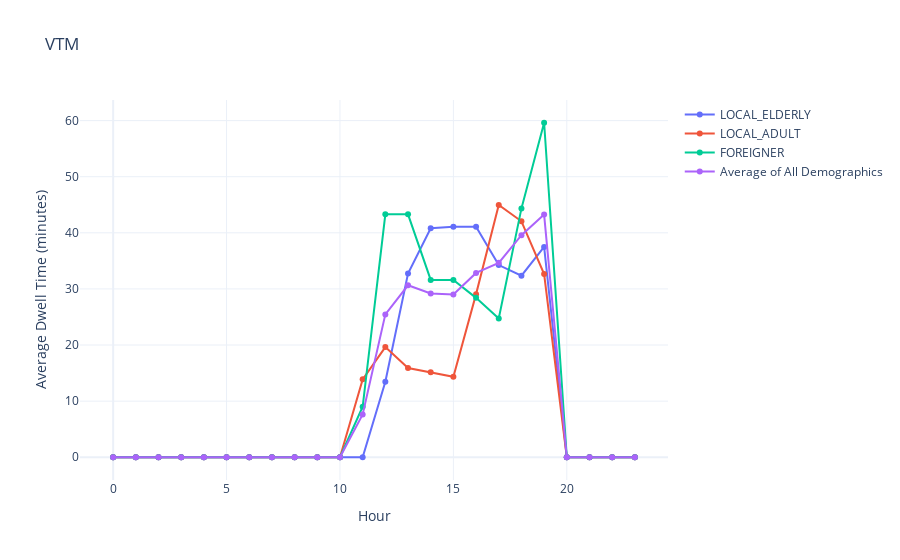

Notebook source saved alongside this figure:
### Markdown cell above
## VTM

### Code cell
import pandas as pd
import plotly.graph_objects as go

file_path = 'STREAMLINED_VTM_RERUN.xlsx'
xls = pd.ExcelFile(file_path)

avg_dwell_times = pd.DataFrame()

day_data = pd.read_excel(xls, sheet_name='Day 1')
day_data = day_data.drop(columns=[col for col in day_data.columns if "Unnamed" in col])
day_data['LOCAL_ELDERLY'] = day_data['LOCAL_ELDERLY']/60
day_data['LOCAL_ADULT'] = day_data['LOCAL_ADULT']/60
day_data['FOREIGNER'] = day_data['FOREIGNER']/60
day_data['Average of All Demographics'] = day_data['Average of All Demographics']/60
day_data_filtered_VTM = day_data[(day_data['Simulation Hour'] >= 0) & (day_data['Simulation Hour'] <= 23)]

day_data_VTM = day_data[(day_data['Simulation Hour'] >= 10) & (day_data['Simulation Hour'] <= 20)]
average_VTM = day_data_VTM['Average of All Demographics'].sum()/10
print(average_VTM)
dictionary['VTM'] = average_VTM

fig = go.Figure()

for column in day_data_filtered_VTM.columns[1:]: 
    text_values = [f"{value:.2f}" for value in day_data_filtered_VTM[column]]
    fig.add_trace(go.Scatter(x=day_data_filtered_VTM['Simulation Hour'], y=day_data_filtered_VTM[column], text=text_values,
                             mode='lines+markers', name=column, textposition="top center"))

fig.update_layout(title='VTM',
                  xaxis_title='Hour',
                  yaxis_title='Average Dwell Time (minutes)',
                  template='plotly_white')

fig.show()

### Figure 1 — Plotly figure (JSON) as saved in the notebook; plotly's stock layout.template omitted (floating-point values rounded to 4 significant figures)
{"data": [{"mode": "lines+markers", "name": "LOCAL_ELDERLY", "text": ["0.00", "0.00", "0.00", "0.00", "0.00", "0.00", "0.00", "0.00", "0.00", "0.00", "0.00", "0.00", "13.46", "32.73", "40.81", "41.06", "41.06", "34.25", "32.35", "37.49", "0.00", "0.00", "0.00", "0.00"], "textposition": "top center", "type": "scatter", "x": [0, 1, 2, 3, 4, 5, 6, 7, 8, 9, 10, 11, 12, 13, 14, 15, 16, 17, 18, 19, 20, 21, 22, 23], "y": [0, 0, 0, 0, 0, 0, 0, 0, 0, 0, 0, 0, 13.46, 32.73, 40.81, 41.06, 41.06, 34.25, 32.35, 37.49, 0, 0, 0, 0]}, {"mode": "lines+markers", "name": "LOCAL_ADULT", "text": ["0.00", "0.00", "0.00", "0.00", "0.00", "0.00", "0.00", "0.00", "0.00", "0.00", "0.00", "13.88", "19.64", "15.91", "15.14", "14.34", "29.07", "44.97", "42.05", "32.64", "0.00", "0.00", "0.00", "0.00"], "textposition": "top center", "type": "scatter", "x": [0, 1, 2, 3, 4, 5, 6, 7, 8, 9, 10, 11, 12, 13, 14, 15, 16, 17, 18, 19, 20, 21, 22, 23], "y": [0, 0, 0, 0, 0, 0, 0, 0, 0, 0, 0, 13.88, 19.64, 15.91, 15.14, 14.34, 29.07, 44.97, 42.05, 32.64, 0, 0, 0, 0]}, {"mode": "lines+markers", "name": "FOREIGNER", "text": ["0.00", "0.00", "0.00", "0.00", "0.00", "0.00", "0.00", "0.00", "0.00", "0.00", "0.00", "9.00", "43.29", "43.29", "31.61", "31.61", "28.40", "24.72", "44.35", "59.62", "0.00", "0.00", "0.00", "0.00"], "textposition": "top center", "type": "scatter", "x": [0, 1, 2, 3, 4, 5, 6, 7, 8, 9, 10, 11, 12, 13, 14, 15, 16, 17, 18, 19, 20, 21, 22, 23], "y": [0, 0, 0, 0, 0, 0, 0, 0, 0, 0, 0, 9, 43.29, 43.29, 31.61, 31.61, 28.4, 24.72, 44.35, 59.62, 0, 0, 0, 0]}, {"mode": "lines+markers", "name": "Average of All Demographics", "text": ["0.00", "0.00", "0.00", "0.00", "0.00", "0.00", "0.00", "0.00", "0.00", "0.00", "0.00", "7.63", "25.46", "30.64", "29.19", "29.00", "32.85", "34.65", "39.59", "43.25", "0.00", "0.00", "0.00", "0.00"], "textposition": "top center", "type": "scatter", "x": [0, 1, 2, 3, 4, 5, 6, 7, 8, 9, 10, 11, 12, 13, 14, 15, 16, 17, 18, 19, 20, 21, 22, 23], "y": [0, 0, 0, 0, 0, 0, 0, 0, 0, 0, 0, 7.628, 25.46, 30.64, 29.19, 29.0, 32.85, 34.65, 39.59, 43.25, 0, 0, 0, 0]}], "layout": {"title": {"text": "VTM"}, "xaxis": {"title": {"text": "Hour"}}, "yaxis": {"title": {"text": "Average Dwell Time (minutes)"}}}}
